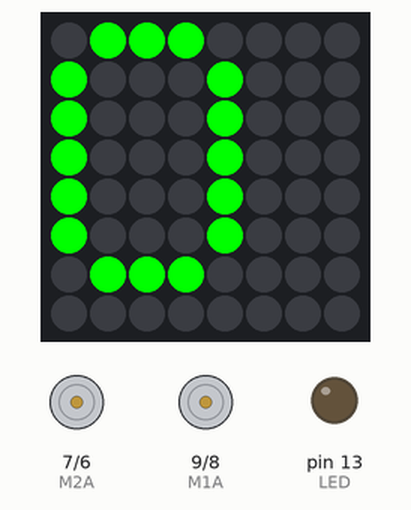
This sketch was run on a simulated Arduino Mega 2560, built with avr-gcc and run on an emulated ATmega2560. Parts: 8×8 RGB LED matrix (first LED top left, wired row by row), motor-driver pin pairs drawn as motors (green arrow = first pin HIGH = forward, orange = second pin HIGH = backward, longer = more drive), output pins drawn as LEDs (lit = HIGH). The audio player accepts every command and is not drawn.

Above: at 4.5 s.
At 6.58 s:
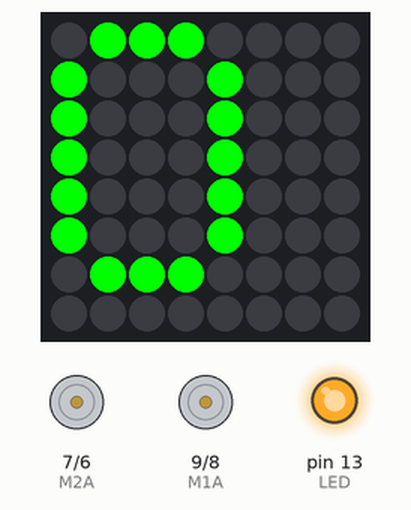
At 10.8 s:
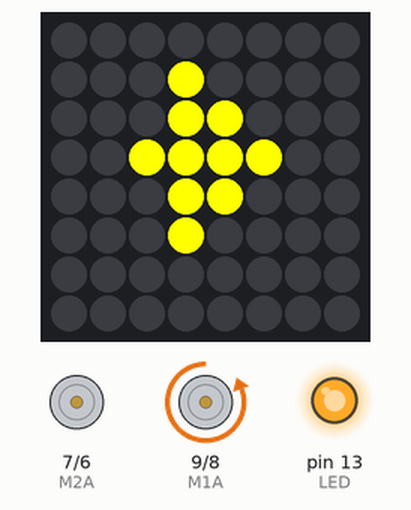
At 19.7 s:
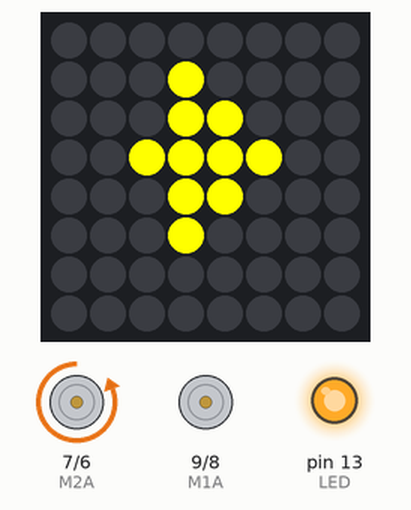
At 25.0 s:
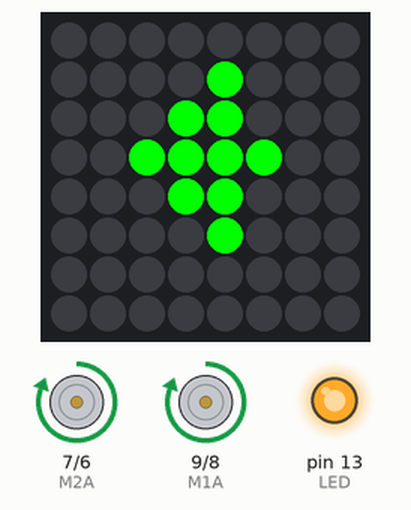
At 32.0 s:
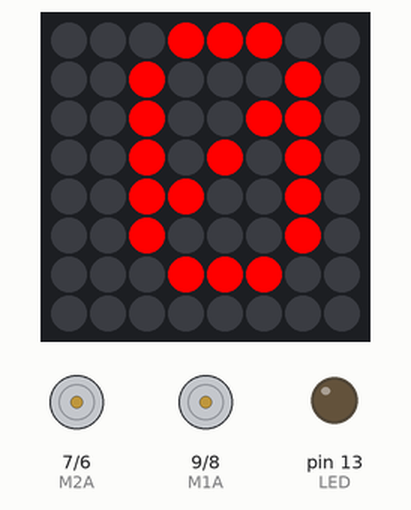
Timing chart, 0 to 40.0 s (numbered marks = the images above):
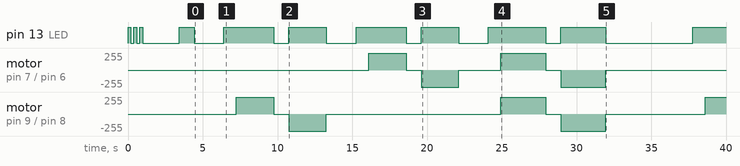

Measured:
- by itself, pin 13 (LED): HIGH → LOW at 0.20 s, → HIGH 0.20 s later, → LOW 0.20 s later, → HIGH 0.20 s later, … (20 changes in this stretch)
- by itself, motor on pin 9 (M1A) / pin 8 (M1B): stopped → forward 255/255 at 7.3 s, → stopped 2.5 s later, → backward 255/255 1.0 s later, → stopped 2.5 s later, … (9 changes in this stretch)
- by itself, motor on pin 7 (M2A) / pin 6 (M2B): stopped → forward 255/255 at 16.1 s, → stopped 2.5 s later, → backward 255/255 1.0 s later, → stopped 2.5 s later, … (8 changes in this stretch)
- what the display in image 0 shows lasts 3.4 s, from 3.4 s to 6.8 s
- what the display in image 2 shows lasts 2.5 s, from 10.8 s to 13.3 s
- what the display in image 4 shows lasts 3.1 s, from 24.9 s to 28.0 s

The sketch:

nano_fermion_matrix_dfplayer.ino
```cpp
// Fermion HR8833 + DFPlayer + LED Matrix - Standalone Demo
// Arduino Nano 33 BLE Sense Rev1 + 3.7V LiPo
// Motor tests with random audio and visual feedback
// Kevin Walker 02 Mar 2026

/*
 * POWER CONNECTIONS:
 * ------------------
 * 3.7V LiPo Battery:
 *   Battery + (Red)    → Arduino VIN
 *                      → Fermion VM (motor power)
 *                      → DFPlayer VCC
 *   Battery - (Black)  → Common GND (all components)
 *
 * Arduino Power Outputs:
 *   Arduino 3.3V       → Fermion VCC (logic power)
 *                      → LED Matrix VCC
 *   Arduino GND        → Common GND
 *
 *
 * MOTOR DRIVER (Fermion HR8833):
 * ------------------------------
 *   Arduino 3.3V → Fermion VCC (logic)
 *   Battery +    → Fermion VM (motor power)
 *   Arduino GND  → Fermion GND
 *   Arduino D9   → Fermion M1A
 *   Arduino D7   → Fermion M1B
 *   Arduino D8   → Fermion M2A
 *   Arduino D6   → Fermion M2B
 *
 *   Motor 1 → Fermion Motor 1 outputs
 *   Motor 2 → Fermion Motor 2 outputs
 *
 *
 * DFPLAYER MINI (Audio):
 * ----------------------
 *   Arduino 3.3V     → DFPlayer VCC
 *   Arduino GND      → DFPlayer GND
 *   Arduino D0 (TX)  → 1kΩ resistor → DFPlayer RX
 *   Arduino D1 (RX)  → DFPlayer TX (direct, no resistor)
 *
 *   DFPlayer SPK_1   → Speaker +
 *   DFPlayer SPK_2   → Speaker -
 *
 *
 *
 * LED MATRIX (8x8 Bicolor I2C):
 * -----------------------------
 *   Arduino 3.3V  → LED Matrix VCC
 *   Arduino GND   → LED Matrix GND
 *   Arduino SDA (A4) → LED Matrix SDA
 *   Arduino SCL (A5) → LED Matrix SCL
 *
 *
 * CRITICAL NOTES:
 * ---------------
 * 1. All grounds MUST be connected together (common ground)
 * 2. 1kΩ resistor on DFPlayer RX is REQUIRED (protects DFPlayer)
 * 3. Motor pin mapping: M1B=D7, M2A=D8 (swapped from standard)
 * 4. SD card must be FAT32 formatted
 * 5. Audio files must be named 0001.mp3 through 0010.mp3
 *
 * PIN SUMMARY:
 * ------------
 * D0  - TX to DFPlayer (via 1kΩ resistor)
 * D1  - RX from DFPlayer
 * D6  - Fermion M2B
 * D7  - Fermion M1B
 * D8  - Fermion M2A
 * D9  - Fermion M1A
 * A4  - LED Matrix SDA
 * A5  - LED Matrix SCL
 * 3.3V - Power to all logic (Fermion VCC, Matrix, DFPlayer)
 * VIN - Battery + (3.7V)
 * GND - Common ground
 *
 * ========================================
 */

#include <Wire.h>
#include <Adafruit_GFX.h>
#include "Adafruit_LEDBackpack.h"
#include <DFRobotDFPlayerMini.h>

DFRobotDFPlayerMini myDFPlayer;
Adafruit_BicolorMatrix matrix = Adafruit_BicolorMatrix();

// Motor pins — must match physical wiring: D9→IA1, D8→IA2, D7→IB1, D6→IB2
const int M1A = 9;
const int M1B = 8;
const int M2A = 7;
const int M2B = 6;

// Built-in LED
const int LED = LED_BUILTIN;

// Number of audio files on SD card
const int NUM_TRACKS = 3;
int currentTrack = 1;

void setup() {
  // Configure motor pins
  pinMode(M1A, OUTPUT);
  pinMode(M1B, OUTPUT);
  pinMode(M2A, OUTPUT);
  pinMode(M2B, OUTPUT);
  pinMode(LED, OUTPUT);

  // Stop all motors
  stopAll();

  // Startup indication (3 quick blinks)
  for (int i = 0; i < 3; i++) {
    digitalWrite(LED, HIGH);
    delay(200);
    digitalWrite(LED, LOW);
    delay(200);
  }

  // Initialize LED matrix
  matrix.begin(0x70);
  matrix.setBrightness(6);
  matrix.setRotation(0);
  matrix.clear();
  matrix.writeDisplay();

  // Initialize DFPlayer on Serial1 (D0/D1)
  Serial1.begin(9600);
  delay(1500);

  if (!myDFPlayer.begin(Serial1)) {
    // Failed - show X
    matrix.clear();
    matrix.setCursor(2, 0);
    matrix.setTextColor(LED_RED);
    matrix.print("X");
    matrix.writeDisplay();

    // Rapid blink error
    while(1) {
      digitalWrite(LED, HIGH);
      delay(100);
      digitalWrite(LED, LOW);
      delay(100);
    }
  }

  // DFPlayer OK
  myDFPlayer.volume(25);
  delay(200);

  // Show "OK" on startup
  matrix.clear();
  matrix.setCursor(0, 0);
  matrix.setTextColor(LED_GREEN);
  matrix.print("OK");
  matrix.writeDisplay();

  digitalWrite(LED, HIGH);
  delay(1000);
  digitalWrite(LED, LOW);

  delay(2000);
}

void stopAll() {
  digitalWrite(M1A, LOW);
  digitalWrite(M1B, LOW);
  digitalWrite(M2A, LOW);
  digitalWrite(M2B, LOW);
}

void motor1Forward() {
  digitalWrite(M1A, HIGH);
  digitalWrite(M1B, LOW);
}

void motor1Reverse() {
  digitalWrite(M1A, LOW);
  digitalWrite(M1B, HIGH);
}

void motor2Forward() {
  digitalWrite(M2A, HIGH);
  digitalWrite(M2B, LOW);
}

void motor2Reverse() {
  digitalWrite(M2A, LOW);
  digitalWrite(M2B, HIGH);
}

void bothForward() {
  digitalWrite(M1A, HIGH);
  digitalWrite(M1B, LOW);
  digitalWrite(M2A, HIGH);
  digitalWrite(M2B, LOW);
}

void bothReverse() {
  digitalWrite(M1A, LOW);
  digitalWrite(M1B, HIGH);
  digitalWrite(M2A, LOW);
  digitalWrite(M2B, HIGH);
}

// Display functions - simple and clear
void displayNumber(int num, uint8_t color) {
  matrix.clear();
  matrix.setTextSize(1);
  matrix.setTextColor(color);

  if (num < 10) {
    matrix.setCursor(2, 0);
  } else {
    matrix.setCursor(0, 0);
  }

  matrix.print(num);
  matrix.writeDisplay();
}

void displayForwardArrow(uint8_t color) {
  matrix.clear();
  // Simple right arrow
  matrix.drawPixel(2, 3, color);
  matrix.drawPixel(3, 2, color);
  matrix.drawPixel(3, 3, color);
  matrix.drawPixel(3, 4, color);
  matrix.drawPixel(4, 1, color);
  matrix.drawPixel(4, 2, color);
  matrix.drawPixel(4, 3, color);
  matrix.drawPixel(4, 4, color);
  matrix.drawPixel(4, 5, color);
  matrix.drawPixel(5, 3, color);
  matrix.writeDisplay();
}

void displayReverseArrow(uint8_t color) {
  matrix.clear();
  // Simple left arrow
  matrix.drawPixel(5, 3, color);
  matrix.drawPixel(4, 2, color);
  matrix.drawPixel(4, 3, color);
  matrix.drawPixel(4, 4, color);
  matrix.drawPixel(3, 1, color);
  matrix.drawPixel(3, 2, color);
  matrix.drawPixel(3, 3, color);
  matrix.drawPixel(3, 4, color);
  matrix.drawPixel(3, 5, color);
  matrix.drawPixel(2, 3, color);
  matrix.writeDisplay();
}

void displayRestState() {
  matrix.clear();
  matrix.setCursor(2, 0);
  matrix.setTextColor(LED_RED);
  matrix.print("0");
  matrix.writeDisplay();
}

// Play next track in sequence (1 → 2 → 3 → 1 → ...)
int playNextTrack() {
  int track = currentTrack;
  myDFPlayer.play(track);
  currentTrack++;
  if (currentTrack > NUM_TRACKS) currentTrack = 1;
  return track;
}

// Test Motor 1 - Forward then Reverse
void testMotor1() {
  digitalWrite(LED, HIGH);

  // Motor 1 Forward
  int track = playNextTrack();
  delay(300);

  displayNumber(track, LED_GREEN);
  delay(500);

  displayForwardArrow(LED_GREEN);
  motor1Forward();
  delay(2500);
  stopAll();

  digitalWrite(LED, LOW);
  displayRestState();
  delay(1000);

  // Motor 1 Reverse
  digitalWrite(LED, HIGH);
  displayReverseArrow(LED_YELLOW);
  motor1Reverse();
  delay(2500);
  stopAll();

  digitalWrite(LED, LOW);
  displayRestState();
  delay(1000);
}

// Test Motor 2 - Forward then Reverse
void testMotor2() {
  digitalWrite(LED, HIGH);

  // Motor 2 Forward
  int track = playNextTrack();
  delay(300);

  displayNumber(track, LED_GREEN);
  delay(500);

  displayForwardArrow(LED_GREEN);
  motor2Forward();
  delay(2500);
  stopAll();

  digitalWrite(LED, LOW);
  displayRestState();
  delay(1000);

  // Motor 2 Reverse
  digitalWrite(LED, HIGH);
  displayReverseArrow(LED_YELLOW);
  motor2Reverse();
  delay(2500);
  stopAll();

  digitalWrite(LED, LOW);
  displayRestState();
  delay(1000);
}

// Test Both Motors - Forward then Reverse
void testBothMotors() {
  digitalWrite(LED, HIGH);

  // Both Forward
  int track = playNextTrack();
  delay(300);

  displayNumber(track, LED_GREEN);
  delay(500);

  displayForwardArrow(LED_GREEN);
  bothForward();
  delay(3000);
  stopAll();

  digitalWrite(LED, LOW);
  displayRestState();
  delay(1000);

  // Both Reverse
  digitalWrite(LED, HIGH);
  displayReverseArrow(LED_YELLOW);
  bothReverse();
  delay(3000);
  stopAll();

  digitalWrite(LED, LOW);
  displayRestState();
  delay(1000);
}

void loop() {
  // Complete test sequence
  testMotor1();
  delay(1000);

  testMotor2();
  delay(1000);

  testBothMotors();
  delay(1000);

  // Show completion
  for (int i = 0; i < 3; i++) {
    matrix.clear();
    matrix.writeDisplay();
    delay(300);

    matrix.clear();
    matrix.setCursor(0, 0);
    matrix.setTextColor(LED_GREEN);
    matrix.print("OK");
    matrix.writeDisplay();
    delay(300);
  }

  delay(2000);
  // Loop repeats
}
```
